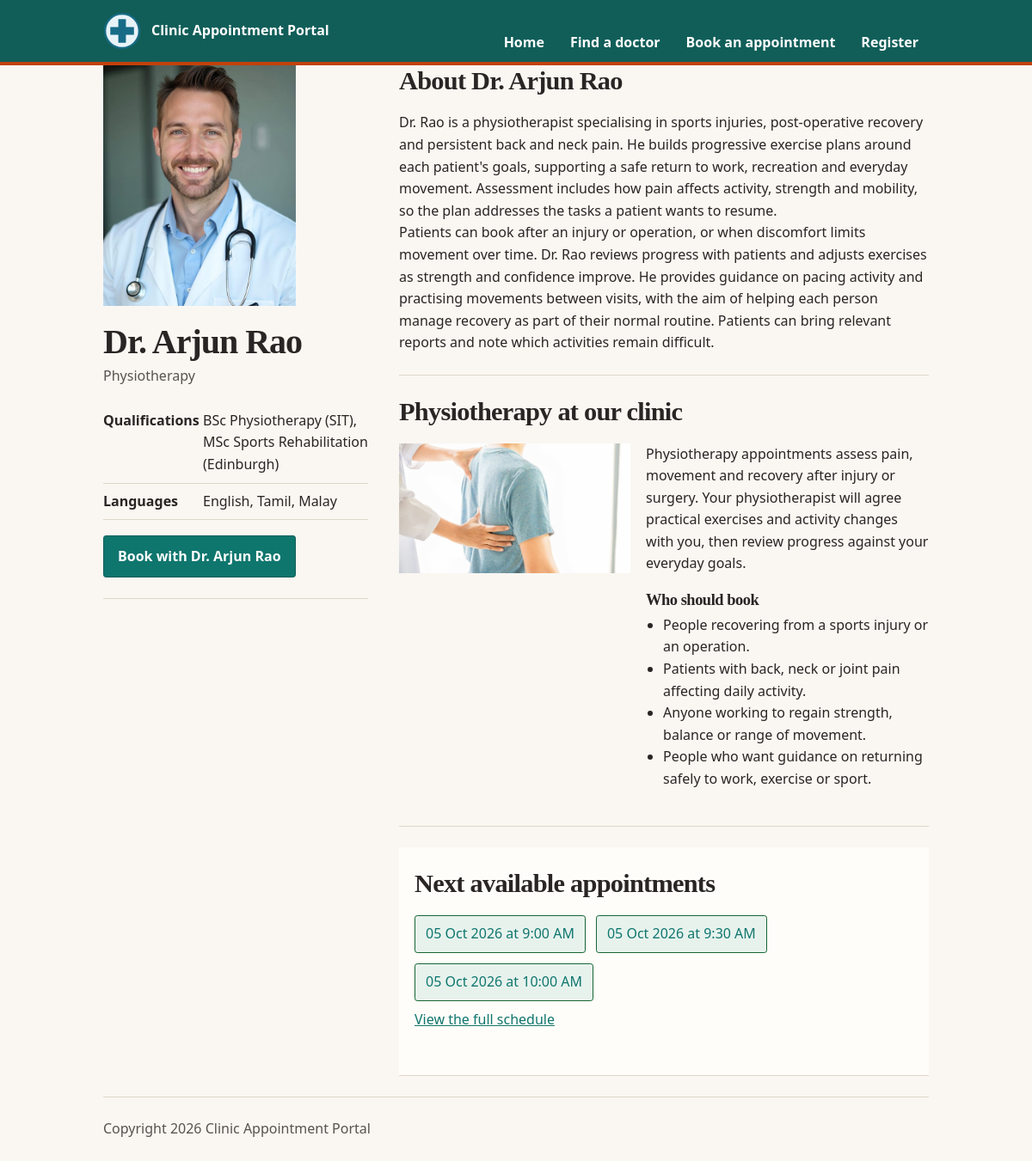
Screenshot of /clinic-base/doctor.php?id=5 with the database file from the repository.
### tables this page shows
CREATE TABLE `doctor` (
  `DoctorID` INT NOT NULL AUTO_INCREMENT,
  `FullName` VARCHAR(100) NOT NULL,
  `User` VARCHAR(100) NOT NULL,
  `HashPass` VARCHAR(255) NOT NULL,
  `Email` VARCHAR(100) NOT NULL,
  `Specialty` VARCHAR(80) DEFAULT NULL,
  `Qualifications` VARCHAR(255) DEFAULT NULL,
  `Languages` VARCHAR(120) DEFAULT NULL,
  `WriteUp` MEDIUMTEXT DEFAULT NULL,
  `ImageURL` VARCHAR(255) DEFAULT NULL,
  PRIMARY KEY (`DoctorID`),
  UNIQUE KEY `uq_doctor_user` (`User`),
  UNIQUE KEY `uq_doctor_email` (`Email`)
);

CREATE TABLE `slots` (
  `slotID` INT NOT NULL AUTO_INCREMENT,
  `DoctorID` INT NOT NULL,
  `SlotDateTime` DATETIME NOT NULL,
  `CreatedAt` TIMESTAMP NOT NULL DEFAULT current_timestamp(),
  `Status` ENUM('Available','Booked','Blocked') NOT NULL DEFAULT 'Available',
  PRIMARY KEY (`slotID`),
  UNIQUE KEY `uq_slot` (`DoctorID`,`SlotDateTime`),
  KEY `idx_slot_lookup` (`DoctorID`,`SlotDateTime`,`Status`),
  CONSTRAINT `fk_slots_doctor` FOREIGN KEY (`DoctorID`) REFERENCES `doctor` (`DoctorID`) ON DELETE CASCADE ON UPDATE CASCADE
);

### clinic-base/lib/db.php (called while the page is built, shortened)
<?php
function db(): PDO
{
    static $connection;
    if (!$connection instanceof PDO) {
        $dsn = 'mysql:host=' . DB_HOST
            . ';dbname=' . DB_NAME
            . ';charset=utf8mb4';
        $connection = new PDO($dsn, DB_USER, DB_PASS, [
            PDO::ATTR_ERRMODE => PDO::ERRMODE_EXCEPTION,
            PDO::ATTR_DEFAULT_FETCH_MODE => PDO::FETCH_ASSOC,
            PDO::ATTR_EMULATE_PREPARES => false,
            PDO::MYSQL_ATTR_INIT_COMMAND => "SET time_zone = '" . (new DateTimeImmutable())->format('P') . "'",
        ]);
    }
    return $connection;
}
function q(string $sql, array $params = []): PDOStatement
{
    $statement = db()->prepare($sql);
    $statement->execute($params);
    return $statement;
}
function q_one(string $sql, array $params = []): ?array
{
    $row = q($sql, $params)->fetch();
    return $row === false ? null : $row;
}
function q_all(string $sql, array $params = []): array
{
    return q($sql, $params)->fetchAll();
}

### clinic-base/models/doctors.php (called while the page is built, shortened)
<?php
require_once dirname(__DIR__) . DIRECTORY_SEPARATOR . 'lib' . DIRECTORY_SEPARATOR . 'db.php';
function find_doctor(int $id): ?array
{
    return q_one(
        'SELECT `DoctorID`, `FullName`, `User`, `HashPass`, `Email`, `Specialty`,
                `Qualifications`, `Languages`, `WriteUp`, `ImageURL`
         FROM `doctor`
         WHERE `DoctorID` = :id
         LIMIT 1',
        ['id' => $id]
    );
}

### clinic-base/lib/helpers.php (called while the page is built, shortened)
<?php
function e(mixed $s): string
{
    return htmlspecialchars($s ?? '', ENT_QUOTES, 'UTF-8');
}
function base_path(): string
{
    static $base = null;
    if ($base !== null) {
        return $base;
    }
    $base = '';
    $script = str_replace('\\', '/', (string) ($_SERVER['SCRIPT_NAME'] ?? ''));
    $file = realpath((string) ($_SERVER['SCRIPT_FILENAME'] ?? ''));
    $root = realpath(dirname(__DIR__));
    $inApp = str_replace('\\', '/', substr($file, strlen($root)));
    if ($inApp !== '' && strcasecmp(substr($script, -strlen($inApp)), $inApp) === 0) {
        $base = rtrim(substr($script, 0, -strlen($inApp)), '/');
    }
    return $base;
}
function url(string $path): string
{
    return base_path() . $path;
}
function app_request_uri(): string
{
    $uri = (string) ($_SERVER['REQUEST_URI'] ?? '/');
    $base = base_path();
    if ($base !== '' && strncasecmp($uri, $base, strlen($base)) === 0) {
        $uri = substr($uri, strlen($base));
    }
    return $uri === '' ? '/' : $uri;
}
function specialty_image(string $specialty): string
{
    $images = [
        'General Practice' => 'General_Practice_in_Action.jpg',
        'Dental' => 'Dentist_in_action.jpg',
        'Paediatrics' => 'Paediatrics_in_Action.jpg',
        'Dermatology' => 'Dermatologist_in_Action.jpg',
        'Physiotherapy' => 'Physiotherapist_in_Action.jpg',
    ];
    return '/assets/img/' . ($images[$specialty] ?? 'Clinic_Assisting_Elderly_woman.jpg');
}
function specialty_profile(string $specialty): array
{
    return $profiles[$specialty] ?? [
        'summary' => 'Our clinicians assess your concern, explain suitable care options and arrange follow-up or referral when needed.',
        'who_should_book' => [
            'Patients seeking an assessment related to this specialty.',
            'People who need follow-up for an existing concern.',
            'Anyone unsure which appointment best fits their needs.',
            'Patients seeking advice on next steps after an earlier assessment.',
        ],
    ];
}
function fmt_date(?string $value): string
{
    $timestamp = strtotime($value);
    return $timestamp === false ? '' : date('d M Y', $timestamp);
}
function fmt_time(?string $value): string
{
    $timestamp = strtotime($value);
    return $timestamp === false ? '' : date('g:i A', $timestamp);
}

### clinic-base/models/slots.php (called while the page is built, shortened)
<?php
require_once dirname(__DIR__) . DIRECTORY_SEPARATOR . 'lib' . DIRECTORY_SEPARATOR . 'db.php';
function slot_select(): string
{
    return 'SELECT `slotID`, `DoctorID`, `SlotDateTime`, `CreatedAt`, `Status`,
                   DATE(`SlotDateTime`) AS `SlotDate`, TIME(`SlotDateTime`) AS `SlotTime`
            FROM `slots`';
}
function next_available(int $doctorId, int $limit = 3): array
{
    return q_all(
        slot_select() . "
            WHERE `DoctorID` = :doctor_id
              AND `SlotDateTime` >= NOW()
              AND DATE(`SlotDateTime`) <= :last_date
              AND `Status` = 'Available'
            ORDER BY `SlotDateTime`
            LIMIT :slot_limit",
        ['doctor_id' => $doctorId, 'last_date' => (new DateTimeImmutable('today'))->modify('+' . (BROWSE_DAYS - 1) . ' days')->format('Y-m-d'), 'slot_limit' => $limit]
    );
}

### clinic-base/doctor.php (the view, shortened to what this page needs)
<?php
require_once __DIR__ . DIRECTORY_SEPARATOR . 'lib' . DIRECTORY_SEPARATOR . 'helpers.php';
require_once __DIR__ . DIRECTORY_SEPARATOR . 'models' . DIRECTORY_SEPARATOR . 'doctors.php';
require_once __DIR__ . DIRECTORY_SEPARATOR . 'models' . DIRECTORY_SEPARATOR . 'slots.php';
$idInput = $_GET['id'] ?? '';
$doctorId = is_string($idInput) && ctype_digit($idInput) ? (int) $idInput : 0;
$doctor = $doctorId > 0 ? find_doctor($doctorId) : null;
$slots = next_available($doctorId);
$specialty = (string) ($doctor['Specialty'] ?? 'General Practice');
$profile = specialty_profile($specialty);
$image = trim((string) ($doctor['ImageURL'] ?? ''));
$image = $image === '' ? '/assets/img/clinic-logo.svg' : '/' . ltrim($image, '/');
$name = (string) $doctor['FullName'];
require __DIR__ . DIRECTORY_SEPARATOR . 'partials' . DIRECTORY_SEPARATOR . 'header.php';
require __DIR__ . DIRECTORY_SEPARATOR . 'partials' . DIRECTORY_SEPARATOR . 'nav.php';
?>
<main id="main-content" class="doctor-profile">
    <aside class="doctor-profile-identity" aria-label="Doctor details">
        <img src="<?= e(url($image)) ?>" width="560" height="700" loading="eager" decoding="async" alt="Portrait of <?= e($name) ?>" class="doctor-profile-portrait">
        <h1><?= e($name) ?></h1>
        <p class="doctor-profile-specialty"><?= e($specialty) ?></p>
        <dl class="doctor-profile-facts">
            <div><dt>Qualifications</dt><dd><?= e((string) ($doctor['Qualifications'] ?? 'Not listed')) ?></dd></div>
            <div><dt>Languages</dt><dd><?= e((string) ($doctor['Languages'] ?? 'Not listed')) ?></dd></div>
        </dl>
        <a class="button doctor-book-button" aria-label="Book an appointment with <?= e($name) ?>" href="<?= e(url('/book.php?doctor=' . $doctorId)) ?>">Book with <?= e($name) ?></a>
    </aside>
    <div class="doctor-profile-content">
        <section class="page-intro doctor-about">
            <h2>About <?= e($name) ?></h2>
            <?php foreach (preg_split('/\n\s*\n/', trim((string) ($doctor['WriteUp'] ?? 'Profile information is not available.'))) ?: [] as $paragraph): ?>
                <?php if (trim($paragraph) !== ''): ?><p><?= nl2br(e(trim($paragraph))) ?></p><?php endif; ?>
            <?php endforeach; ?>
        </section>
        <section class="doctor-specialty-section">
            <h2><?= e($specialty) ?> at our clinic</h2>
            <div class="doctor-specialty-content">
                <img src="<?= e(url(specialty_image($specialty))) ?>" width="1280" height="720" loading="eager" alt="<?= e($specialty) ?> care at our clinic">
                <div>
                    <p><?= e($profile['summary']) ?></p>
                    <h3>Who should book</h3>
                    <ul>
                        <?php foreach ($profile['who_should_book'] as $reason): ?>
                            <li><?= e($reason) ?></li>
                        <?php endforeach; ?>
                    </ul>
                </div>
            </div>
        </section>
        <section class="doctor-availability">
            <h2>Next available appointments</h2>
            <?php if ($slots === []): ?>
                <p class="empty-state">This doctor has no availability in the current booking window.</p>
            <?php else: ?>
                <ul class="available-slots">
                    <?php foreach ($slots as $slot):
                        $date = (string) $slot['SlotDate'];
                        $href = '/book.php?doctor=' . $doctorId . '&date=' . rawurlencode($date) . '&slot=' . (int) $slot['slotID'];
                    ?>
                        <li class="slot free"><a href="<?= e(url($href)) ?>"><?= e(fmt_date($date)) ?> at <?= e(fmt_time((string) $slot['SlotTime'])) ?></a></li>
                    <?php endforeach; ?>
                </ul>
            <?php endif; ?>
            <p><a class="full-schedule-link" href="<?= e(url('/book.php?doctor=' . $doctorId)) ?>">View the full schedule</a></p>
        </section>
    </div>
</main>
<?php require __DIR__ . DIRECTORY_SEPARATOR . 'partials' . DIRECTORY_SEPARATOR . 'footer.php';

### clinic-base/assets/tokens.css (style rules this page uses)
:root { --c-ink: #292524; --c-muted: #57534e; --c-paper: #fffdf9; --c-surface: #faf7f2; --c-surface-band: #f1ece3; --c-surface-tile: #fffefa; --c-line: #ded6ca; --c-primary: #0f766e; --c-primary-dark: #115e59; --c-button-background: var(--c-primary); --c-button-background-hover: var(--c-primary-dark); --c-button-foreground: #ffffff; --c-accent: #c2410c; --c-success: #166534; --c-danger: #b91c1c; --c-danger-hover: #991b1b; --shadow-doctor-tile: 0 0.35rem 1rem rgba(41, 37, 36, 0.10); --radius-control: 0.2rem; --radius-tile: 0.45rem; --radius-section: 0; --page-width: calc(100% - 2rem); }
@media (min-width: 64rem) { :root { --page-width: 80vw; } }

### clinic-base/assets/css/style.css (style rules this page uses)
.doctor-profile .slot a { background: #e7f2ed; border: 1px solid var(--c-success); }

### rows the page displays
doctor: ImageURL (picture), FullName "Dr. Arjun Rao", Specialty "Physiotherapy", Qualifications "BSc Physiotherapy (SIT), MSc Sports Rehabilitation (Edinburgh)", Languages "English, Tamil, Malay", WriteUp "Dr. Rao is a physiotherapist specialising in sports injuries, post-operative recovery and persistent back and neck pain. He builds progressive exercise plans around each patient's goals, supporting a safe return to work, recreation and everyday movement. Assessment includes how pain affects activity, strength and mobility, so the plan addresses the tasks a patient wants to resume.", WriteUp "Patients can book after an injury or operation, or when discomfort limits movement over time. Dr. Rao reviews progress with patients and adjusts exercises as strength and confidence improve. He provides guidance on pacing activity and practising movements between visits, with the aim of helping each person manage recovery as part of their normal routine. Patients can bring relevant reports and note which activities remain difficult.", Specialty "Physiotherapy appointments assess pain, movement and recovery after injury or surgery. Your physiotherapist will agree practical exercises and activity changes with you, then review progress against your everyday goals.", Specialty "People recovering from a sports injury or an operation.", Specialty "Patients with back, neck or joint pain affecting daily activity.", Specialty "Anyone working to regain strength, balance or range of movement.", Specialty "People who want guidance on returning safely to work, exercise or sport."
slots: date "05 Oct 2026", SlotTime "9:00 AM"
slots: date "05 Oct 2026", SlotTime "9:30 AM"
slots: date "05 Oct 2026", SlotTime "10:00 AM"

### other values shown
$link['label'] "Home"
$link['label'] "Find a doctor"
$link['label'] "Book an appointment"
$link['label'] "Register"
